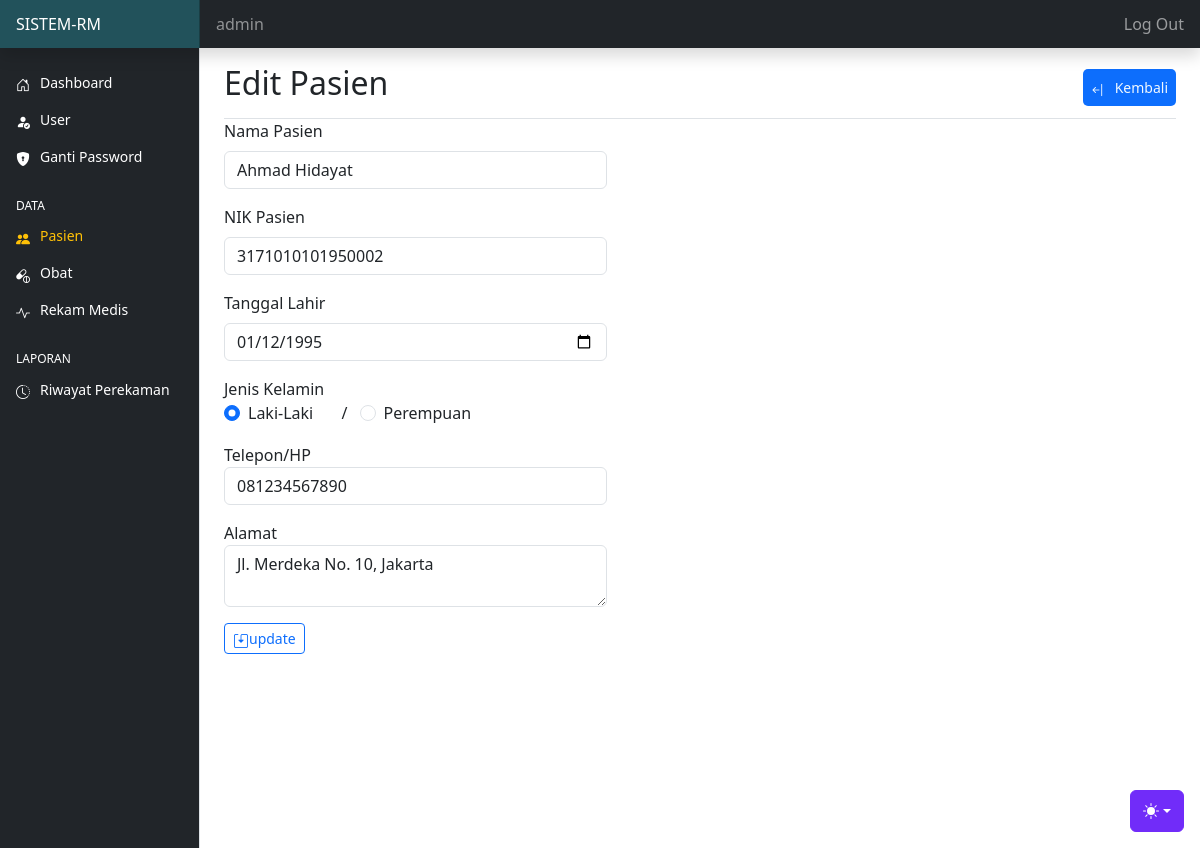
Screenshot of /pasien/edit-pasien.php?id=260716010101 (signed in) with the database file from the repository.
### tables this page shows
CREATE TABLE `tbl_pasien` (
  `id` varchar(20) NOT NULL,
  `nama` varchar(250) NOT NULL,
  `nik` varchar(16) NOT NULL,
  `tgl_lahir` date NOT NULL,
  `gender` enum('p','w') NOT NULL,
  `telepon` varchar(15) NOT NULL,
  `alamat` varchar(255) NOT NULL
);

### config.php (called while the page is built, shortened)
<?php
$main_url = "http://localhost/rm_datapasien/";
?>

### pasien/edit-pasien.php (the view, shortened to what this page needs)
<?php
require "../config.php";
require "../template/header.php";
require "../template/navbar.php";
require "../template/sidebar.php";
$id = $_GET['id'];
$queryPasien = mysqli_query($koneksi, "SELECT * FROM  tbl_pasien WHERE id='$id'");
$pasien  = mysqli_fetch_assoc($queryPasien);
?>
<main class="col-md-9 ms-sm-auto col-lg-10 px-md-4 min-vh-100">
    <div class="d-flex justify-content-between flex-wrap flex-md-nowrap align-items-center pt-3 pb-2 border-bottom">
        <h1 class="h2">Edit Pasien </h1>
        <a href="<?php echo $main_url ?>pasien"
            style="display:inline-flex; align-items:center; gap:8px; padding: 8px 8px; background:#0d6efd; color:aliceblue; border-radius:5px; text-decoration:none; font-size:14px; font-weight:500; transition:all 0.2s;">
            <i class="bi bi-arrow-bar-left"></i>Kembali
        </a>
    </div>
    <form action="proses-pasien.php" method="post">
        <div class="row">
            <div class="col-lg-5">
                <div class="form-group mb-3">
                    <label for="nama" class="form-label">Nama Pasien</label>
                    <input type="text" name="nama" class="form-control" id="nama" placeholder="Masukan nama"
                        value="<?php echo $pasien['nama'] ?>" required>
                </div>
                <div class="form-group mb-3">
                    <label for="nik" class="form-label">NIK Pasien</label>
                    <input type="text" name="nik" class="form-control" id="nik" placeholder="Masukan NIK"
                        value="<?php echo $pasien['nik'] ?>" required>
                </div>
                <div class="form-group mb-3">
                    <label for="tgl-lahir" class="form-label">Tanggal Lahir</label>
                    <input type="date" name="tgl_lahir" class="form-control" id="tgl_lahir"
                        value="<?php echo $pasien['tgl_lahir'] ?>" required>
                </div>
                <div class="form-group mb-3">
                    <label for="gender1">Jenis Kelamin</label>
                    <div>
                        <div class="form-check form-check-inline">
                            <input class="form-check-input" type="radio" name="gender" id="gender" value="P" required
                                <?php echo ($pasien['gender'] == 'p') ? 'checked' : ''; ?>>
                            <label class="form-check-label" for="gender">Laki-Laki</label>
                        </div>
                        <span class="mx-2">/</span>
                        <div class="form-check form-check-inline">
                            <input class="form-check-input" type="radio" name="gender" id="gender" value="W" required
                                required <?php echo ($pasien['gender'] == 'w') ? 'checked' : ''; ?>>
                            <label class="form-check-label" for="gender">Perempuan</label>
                        </div>
                    </div>
                    <div class="form-group mt-3">
                        <label for="telepon">Telepon/HP</label>
                        <input type="tel" name="telepon" placeholder="08xxxxxxxx" required
                            value="<?php echo $pasien['telepon'] ?>" pattern="[0-9]{12,}" title="minimal 12 angka"
                            class="form-control" id="telepon">
                    </div>
                    <div class="form-group mb-3 mt-3">
                        <label for="alamat">Alamat</label>
                        <textarea name="alamat" id="alamat" rows="" class="form-control" placeholder="Masukan Alamat"
                            required><?php echo $pasien['alamat'] ?></textarea>
                    </div>
                    <button type="submit" name="update" class="btn btn-outline-primary btn-sm"><i
                            class="bi bi-save2"></i>update</button>
                </div>
            </div>
        </div>
    </form>
</main>
<?php require "../template/footer.php"; ?>

### asset/dashboard/dashboard.css (style rules this page uses)
.bi { display: inline-block; width: 1rem; height: 1rem; }

### template/header.php (style rules this page uses)
.bi { vertical-align: -0.125em; fill: currentColor; }

### rows the page displays
tbl_pasien: nama "Ahmad Hidayat", nik "3171010101950002", tgl_lahir "01/12/1995", gender "☑ Laki-Laki", telepon "081234567890", alamat "Jl. Merdeka No. 10, Jakarta"

### other values shown
$_SESSION['ssUserRM'] "admin"
